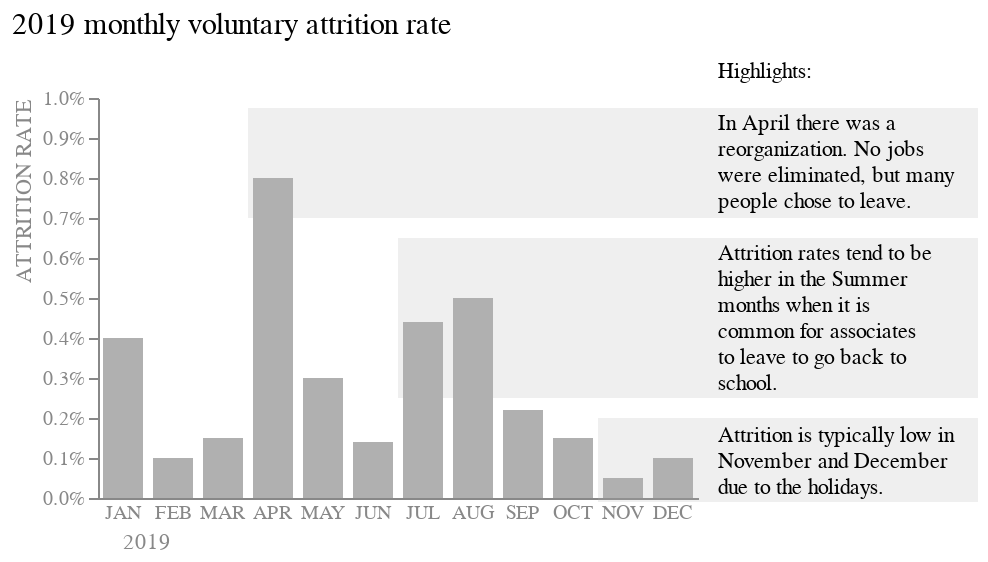

Here is the notebook cell this chart was saved with:
### Markdown cell above
Utilizing a DataFrame to define the rectangles seems to prevent them from reaching the text section. As a next step, we will explicitly define the coordinates of the rectangles in pixels.

### Code cell
rect_nov_dec = alt.Chart(pd.DataFrame({'values':[{}]})).mark_rect(opacity = 0.2, color = "#b0b0b0").encode(
   y = alt.value(5), y2 = alt.value(60), x = alt.value(75), x2 = alt.value(440)
)

rect_summer = alt.Chart(pd.DataFrame({'values':[{}]})).mark_rect(opacity = 0.2, color = "#b0b0b0").encode(
   y = alt.value(70), y2 = alt.value(150), x = alt.value(150), x2 = alt.value(440)
)

rect_april = alt.Chart(pd.DataFrame({'values':[{}]})).mark_rect(opacity = 0.2, color = "#b0b0b0").encode(
   y = alt.value(160), y2 = alt.value(202), x = alt.value(250), x2 = alt.value(440)
)

# The text_enclosure and bar comes after the rectangles so that they sit on top
final = rect_nov_dec + rect_summer + rect_april + bar + text_enclosure

final.configure_view(stroke = None)

### Figure 1 — Vega-Lite specification as saved in the notebook (floating-point values rounded to 4 significant figures)
{"config": {"view": {"continuousWidth": 300, "continuousHeight": 300, "stroke": null}}, "layer": [{"data": {"name": "data-04e931d655a49d81bb0fafa8be8a3ea8"}, "mark": {"type": "rect", "color": "#b0b0b0", "opacity": 0.2}, "encoding": {"x": {"value": 75}, "x2": {"value": 440}, "y": {"value": 5}, "y2": {"value": 60}}}, {"data": {"name": "data-04e931d655a49d81bb0fafa8be8a3ea8"}, "mark": {"type": "rect", "color": "#b0b0b0", "opacity": 0.2}, "encoding": {"x": {"value": 150}, "x2": {"value": 440}, "y": {"value": 70}, "y2": {"value": 150}}}, {"data": {"name": "data-04e931d655a49d81bb0fafa8be8a3ea8"}, "mark": {"type": "rect", "color": "#b0b0b0", "opacity": 0.2}, "encoding": {"x": {"value": 250}, "x2": {"value": 440}, "y": {"value": 160}, "y2": {"value": 202}}}, {"data": {"name": "data-0f748d12b71fa1969f524ef0b4d050d0"}, "mark": {"type": "bar", "color": "#b0b0b0", "size": 20}, "encoding": {"x": {"axis": {"labelAngle": 0, "labelColor": "#888888", "ticks": false, "titleAnchor": "start", "titleColor": "#888888", "titleFontWeight": "normal", "titleX": 12}, "field": "Date", "sort": null, "title": "2019", "type": "nominal"}, "y": {"axis": {"format": "%", "grid": false, "labelColor": "#888888", "tickCount": 10, "titleAnchor": "end", "titleColor": "#888888", "titleFontWeight": "normal"}, "field": "Rate", "scale": {"domain": [0, 0.01]}, "title": "ATTRITION RATE", "type": "quantitative"}}, "title": {"text": "2019 monthly voluntary attrition rate", "anchor": "start", "fontSize": 15, "fontWeight": "normal", "offset": 10}}, {"data": {"name": "data-c2d1f9b053875a01285743790ea52a99"}, "mark": {"type": "text", "align": "left", "dx": 160, "dy": -113, "size": 11}, "encoding": {"text": {"field": "text", "type": "nominal"}}}], "height": 200, "width": 300, "$schema": "https://vega.github.io/schema/vega-lite/v5.15.1.json", "datasets": {"data-04e931d655a49d81bb0fafa8be8a3ea8": [{"values": {}}], "data-0f748d12b71fa1969f524ef0b4d050d0": [{"Date": "JAN", "Rate": 0.004, "# exits": 120}, {"Date": "FEB", "Rate": 0.001, "# exits": 30}, {"Date": "MAR", "Rate": 0.0015, "# exits": 45}, {"Date": "APR", "Rate": 0.008, "# exits": 240}, {"Date": "MAY", "Rate": 0.003, "# exits": 90}, {"Date": "JUN", "Rate": 0.0014, "# exits": 42}, {"Date": "JUL", "Rate": 0.0044, "# exits": 132}, {"Date": "AUG", "Rate": 0.005, "# exits": 150}, {"Date": "SEP", "Rate": 0.0022, "# exits": 66}, {"Date": "OCT", "Rate": 0.0015, "# exits": 45}, {"Date": "NOV", "Rate": 0.0005, "# exits": 15}, {"Date": "DEC", "Rate": 0.001, "# exits": 30}], "data-c2d1f9b053875a01285743790ea52a99": [{"text": ["Highlights:", " ", "In April there was a", "reorganization. No jobs", "were eliminated, but many", "people chose to leave.", " ", "Attrition rates tend to be", "higher in the Summer", "months when it is", "common for associates", "to leave to go back to", "school.", " ", "Attrition is typically low in", "November and December", "due to the holidays."]}]}}
